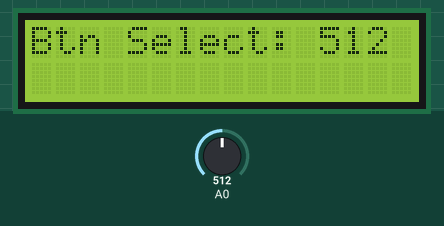
Simulated run of this sketch. Board: Arduino Uno, built with avr-gcc and run on an emulated ATmega328P. Parts: 16×2 character LCD. The test bench sets the inputs (shaded band); at power-on: A0 = 512.

Above: at 1.2 s.
1.3 s: A0 set to 490
At 2.2 s:
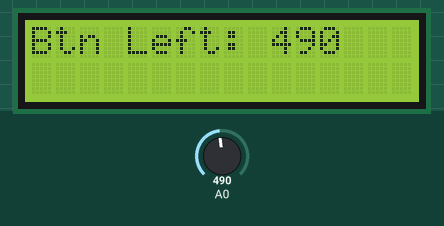
3.0 s: A0 set to 290
At 3.9 s:
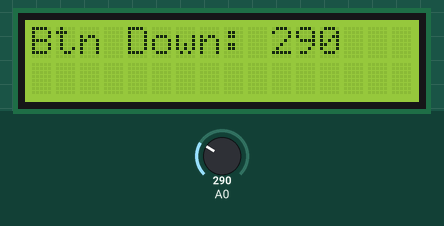
4.6 s: A0 set to 140
At 5.6 s:
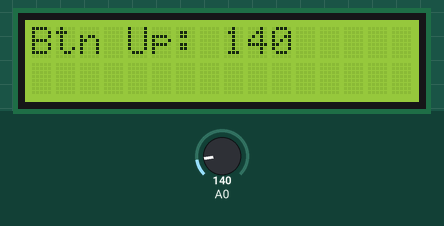
6.1 s: A0 set to 40
At 7.3 s:
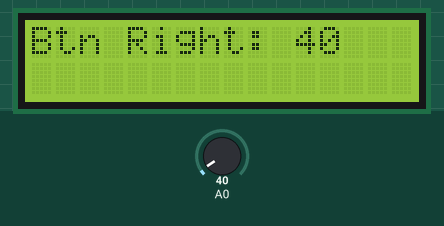
7.6 s: A0 set to 760
At 9.0 s:
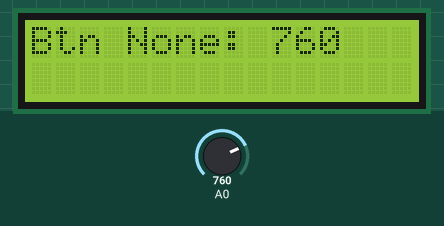
Timing chart, 0 to 10.1 s (numbered marks = the images above; inputs shaded):
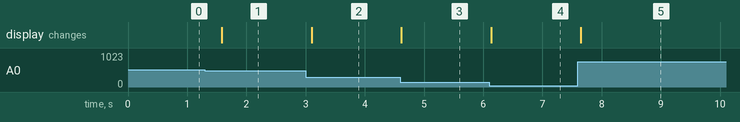

The sketch:

LCDKeypadShield.ino
```cpp
/*
 Name:		LCDKeypadShield.ino
 Created:	10/17/2015 9:26:36 PM
 Author:	nikolsky
*/

#include <LiquidCrystal.h>
LiquidCrystal lcd(8, 9, 4, 5, 6, 7);
int readkey;
void setup() {
	lcd.begin(16, 2);
	lcd.print("LCD + Keypad");
}
void loop() {
	lcd.setCursor(0, 1);
	lcd.print("Shield");
	readkey = analogRead(0);

	String key = String(readkey);


	Serial.println("\nKey: " + key);

	if (readkey<50) { //0
		lcd.clear();
		lcd.print("Btn Right: " + key);
	}
	else if (readkey<150) { //99
		lcd.clear();
		lcd.print("Btn Up: " + key);
	}
	else if (readkey<300) { //
		lcd.clear();
		lcd.print("Btn Down: " + key);
	}
	else if (readkey<500) {
		lcd.clear();
		lcd.print("Btn Left: " + key);
	}
	else if (readkey<750) {
		lcd.clear();
		lcd.print("Btn Select: " + key);
	}
	else if (readkey>=750) {
		lcd.clear();
		lcd.print("Btn None: " + key);
	}

	else {
		lcd.clear();
		lcd.print("Btn ???: " + key);
	}

	delay(500);
}
```

Measured:
- after the input at 1.3 s, the display: changes after 0.29 s (image 1)
- after the input at 3.0 s, the display: changes after 0.10 s (image 2)
- after the input at 4.6 s, the display: changes at once (image 3)
- after the input at 6.1 s, the display: changes at once (image 4)
- after the input at 7.6 s, the display: changes after 0.05 s (image 5)
